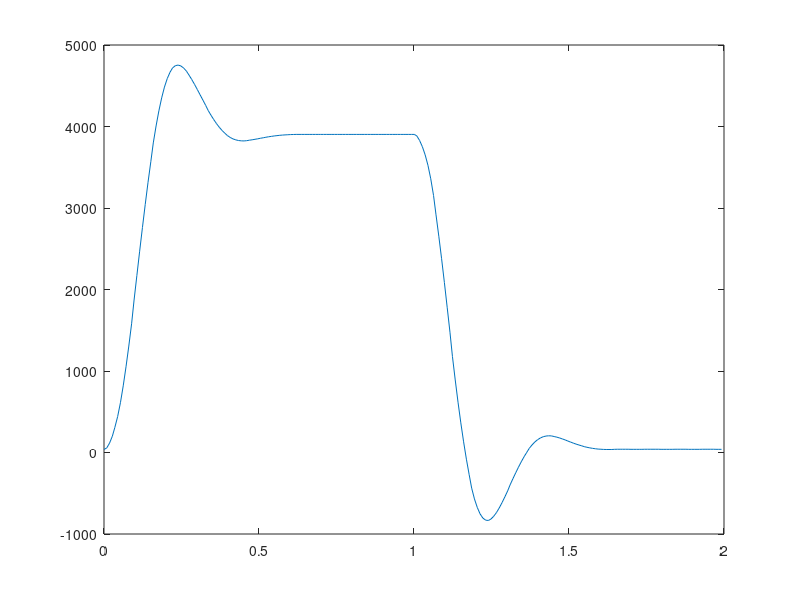

MATLAB code for this plot:
% Sample   Time     Commanded Pos   Encoder 1 Pos   Encoder 2 Pos   Control Effort

data =[    0    0.000            4000              37               9         -0.0714;
     1    0.009            4000              57               9          4.8840;
     2    0.018            4000             116              13          4.8840;
     3    0.027            4000             201              29          4.8840;
     4    0.035            4000             308              57          4.8840;
     5    0.044            4000             441              95          4.8840;
     6    0.053            4000             611             139          4.8602;
     7    0.062            4000             818             188          4.0574;
     8    0.071            4000            1052             246          3.3162;
     9    0.080            4000            1306             313          2.6306;
    10    0.089            4000            1579             385          1.8748;
    11    0.097            4000            1871             461          1.1142;
    12    0.106            4000            2171             538          0.4292;
    13    0.115            4000            2470             617         -0.1410;
    14    0.124            4000            2761             695         -0.6349;
    15    0.133            4000            3044             771         -1.0971;
    16    0.142            4000            3315             842         -1.5073;
    17    0.151            4000            3568             907         -1.8303;
    18    0.159            4000            3799             966         -2.0440;
    19    0.168            4000            4007            1021         -2.2082;
    20    0.177            4000            4192            1069         -2.3278;
    21    0.186            4000            4351            1109         -2.3712;
    22    0.195            4000            4484            1143         -2.3498;
    23    0.204            4000            4588            1169         -2.2637;
    24    0.213            4000            4666            1188         -2.1313;
    25    0.221            4000            4718            1200         -1.9597;
    26    0.230            4000            4746            1207         -1.7668;
    27    0.239            4000            4754            1209         -1.5653;
    28    0.248            4000            4743            1208         -1.3425;
    29    0.257            4000            4717            1200         -1.1282;
    30    0.266            4000            4679            1190         -0.9469;
    31    0.274            4000            4632            1177         -0.7527;
    32    0.283            4000            4577            1162         -0.5598;
    33    0.292            4000            4517            1146         -0.3871;
    34    0.301            4000            4454            1129         -0.2228;
    35    0.310            4000            4389            1112         -0.0794;
    36    0.319            4000            4324            1095          0.0519;
    37    0.328            4000            4259            1079          0.1673;
    38    0.336            4000            4197            1063          0.2650;
    39    0.345            4000            4139            1048          0.3431;
    40    0.354            4000            4085            1034          0.4060;
    41    0.363            4000            4035            1021          0.4548;
    42    0.372            4000            3990            1010          0.4908;
    43    0.381            4000            3951            1000          0.5104;
    44    0.390            4000            3917             991          0.5171;
    45    0.398            4000            3889             984          0.5177;
    46    0.407            4000            3866             978          0.5061;
    47    0.416            4000            3848             974          0.4884;
    48    0.425            4000            3836             971          0.4536;
    49    0.434            4000            3828             969          0.4237;
    50    0.443            4000            3824             968          0.3864;
    51    0.452            4000            3823             967          0.3608;
    52    0.460            4000            3826             967          0.3095;
    53    0.469            4000            3832             967          0.2686;
    54    0.478            4000            3837             969          0.2589;
    55    0.487            4000            3843             971          0.2521;
    56    0.496            4000            3849             972          0.2277;
    57    0.505            4000            3856             974          0.2076;
    58    0.514            4000            3862             975          0.2045;
    59    0.522            4000            3868             977          0.1990;
    60    0.531            4000            3874             978          0.1862;
    61    0.540            4000            3879             980          0.1734;
    62    0.549            4000            3884             981          0.1783;
    63    0.558            4000            3888             982          0.1740;
    64    0.567            4000            3892             983          0.1703;
    65    0.576            4000            3895             984          0.1691;
    66    0.584            4000            3897             984          0.1740;
    67    0.593            4000            3899             985          0.1770;
    68    0.602            4000            3901             985          0.1777;
    69    0.611            4000            3902             986          0.1752;
    70    0.620            4000            3903             986          0.1819;
    71    0.629            4000            3903             986          0.1850;
    72    0.638            4000            3903             986          0.1893;
    73    0.646            4000            3903             986          0.1893;
    74    0.655            4000            3903             986          0.1893;
    75    0.664            4000            3903             986          0.1893;
    76    0.673            4000            3903             986          0.1893;
    77    0.682            4000            3903             986          0.1893;
    78    0.691            4000            3903             986          0.1893;
    79    0.699            4000            3903             986          0.1893;
    80    0.708            4000            3903             986          0.1893;
    81    0.717            4000            3903             986          0.1893;
    82    0.726            4000            3903             986          0.1893;
    83    0.735            4000            3903             986          0.1893;
    84    0.744            4000            3903             986          0.1893;
    85    0.753            4000            3903             986          0.1893;
    86    0.761            4000            3903             986          0.1893;
    87    0.770            4000            3903             986          0.1893;
    88    0.779            4000            3903             986          0.1893;
    89    0.788            4000            3903             986          0.1893;
    90    0.797            4000            3903             986          0.1893;
    91    0.806            4000            3903             986          0.1893;
    92    0.815            4000            3903             986          0.1893;
    93    0.823            4000            3903             986          0.1893;
    94    0.832            4000            3903             986          0.1893;
    95    0.841            4000            3903             986          0.1893;
    96    0.850            4000            3903             986          0.1893;
    97    0.859            4000            3903             986          0.1893;
    98    0.868            4000            3903             986          0.1893;
    99    0.877            4000            3903             986          0.1893;
   100    0.885            4000            3903             986          0.1893;
   101    0.894            4000            3903             986          0.1893;
   102    0.903            4000            3903             986          0.1893;
   103    0.912            4000            3903             986          0.1893;
   104    0.921            4000            3903             986          0.1893;
   105    0.930            4000            3903             986          0.1893;
   106    0.939            4000            3903             986          0.1893;
   107    0.947            4000            3903             986          0.1893;
   108    0.956            4000            3903             986          0.1893;
   109    0.965            4000            3903             986          0.1893;
   110    0.974            4000            3903             986          0.1893;
   111    0.983            4000            3903             986          0.1893;
   112    0.992            4000            3903             986          0.1893;
   113    1.001            4000            3903             986          0.1893;
   114    1.009               0            3885             986         -4.8840;
   115    1.018               0            3829             983         -4.8840;
   116    1.027               0            3752             968         -4.8840;
   117    1.036               0            3652             942         -4.8840;
   118    1.045               0            3524             906         -4.8840;
   119    1.054               0            3359             863         -4.8443;
   120    1.063               0            3154             815         -4.0287;
   121    1.071               0            2916             757         -3.2161;
   122    1.080               0            2654             690         -2.4658;
   123    1.089               0            2378             616         -1.7637;
   124    1.098               0            2086             537         -1.0281;
   125    1.107               0            1782             459         -0.2998;
   126    1.116               0            1476             380          0.3193;
   127    1.124               0            1178             301          0.8333;
   128    1.133               0             890             225          1.2821;
   129    1.142               0             617             152          1.6679;
   130    1.151               0             364              84          1.9536;
   131    1.160               0             131              23          2.1917;
   132    1.169               0             -82             -31          2.4090;
   133    1.178               0            -273             -78          2.5476;
   134    1.186               0            -437            -118          2.5891;
   135    1.195               0            -570            -153          2.5232;
   136    1.204               0            -673            -181          2.4200;
   137    1.213               0            -752            -201          2.3071;
   138    1.222               0            -804            -213          2.1398;
   139    1.231               0            -830            -219          1.9084;
   140    1.240               0            -834            -220          1.6648;
   141    1.248               0            -817            -217          1.4078;
   142    1.257               0            -783            -207          1.1911;
   143    1.266               0            -737            -195          0.9664;
   144    1.275               0            -680            -179          0.7381;
   145    1.284               0            -615            -162          0.5256;
   146    1.293               0            -545            -143          0.3315;
   147    1.302               0            -472            -124          0.1563;
   148    1.310               0            -397            -104         -0.0085;
   149    1.319               0            -322             -84         -0.1520;
   150    1.328               0            -250             -66         -0.2772;
   151    1.337               0            -180             -47         -0.3810;
   152    1.346               0            -114             -30         -0.4725;
   153    1.355               0             -52             -15         -0.5440;
   154    1.364               0               3              -1         -0.5922;
   155    1.372               0              52              12         -0.6190;
   156    1.381               0              94              23         -0.6313;
   157    1.390               0             130              32         -0.6313;
   158    1.399               0             158              39         -0.6074;
   159    1.408               0             179              44         -0.5812;
   160    1.417               0             194              48         -0.5360;
   161    1.426               0             202              50         -0.4835;
   162    1.434               0             205              51         -0.4280;
   163    1.443               0             204              51         -0.4011;
   164    1.452               0             196              51         -0.3120;
   165    1.461               0             188              48         -0.2814;
   166    1.470               0             178              45         -0.2466;
   167    1.479               0             166              42         -0.2039;
   168    1.488               0             154              39         -0.1679;
   169    1.496               0             141              36         -0.1435;
   170    1.505               0             128              32         -0.1172;
   171    1.514               0             115              29         -0.0910;
   172    1.523               0             103              26         -0.0739;
   173    1.532               0              92              23         -0.0641;
   174    1.541               0              82              21         -0.0519;
   175    1.549               0              72              18         -0.0391;
   176    1.558               0              64              16         -0.0360;
   177    1.567               0              57              14         -0.0354;
   178    1.576               0              51              13         -0.0354;
   179    1.585               0              46              12         -0.0348;
   180    1.594               0              42              11         -0.0385;
   181    1.603               0              40              10         -0.0470;
   182    1.611               0              38               9         -0.0617;
   183    1.620               0              37               9         -0.0611;
   184    1.629               0              37               9         -0.0726;
   185    1.638               0              37               9         -0.0726;
   186    1.647               0              39               9         -0.1087;
   187    1.656               0              40               9         -0.0983;
   188    1.665               0              40               9         -0.0788;
   189    1.673               0              40               9         -0.0788;
   190    1.682               0              40               9         -0.0788;
   191    1.691               0              40               9         -0.0788;
   192    1.700               0              39               9         -0.0788;
   193    1.709               0              39               9         -0.0757;
   194    1.718               0              39               9         -0.0757;
   195    1.727               0              39               9         -0.0757;
   196    1.735               0              39               9         -0.0757;
   197    1.744               0              40               9         -0.0995;
   198    1.753               0              40               9         -0.0775;
   199    1.762               0              40               9         -0.0775;
   200    1.771               0              40               9         -0.0775;
   201    1.780               0              40               9         -0.0775;
   202    1.789               0              40               9         -0.0775;
   203    1.797               0              39               9         -0.0757;
   204    1.806               0              39               9         -0.0757;
   205    1.815               0              39               9         -0.0757;
   206    1.824               0              39               9         -0.0757;
   207    1.833               0              39               9         -0.0757;
   208    1.842               0              40               9         -0.0775;
   209    1.851               0              40               9         -0.0775;
   210    1.859               0              40               9         -0.0775;
   211    1.868               0              40               9         -0.0775;
   212    1.877               0              40               9         -0.0775;
   213    1.886               0              39               9         -0.0775;
   214    1.895               0              39               9         -0.0757;
   215    1.904               0              39               9         -0.0757;
   216    1.913               0              39               9         -0.0757;
   217    1.921               0              39               9         -0.0757;
   218    1.930               0              40               9         -0.0775;
   219    1.939               0              40               9         -0.0775;
   220    1.948               0              40               9         -0.0775;
   221    1.957               0              40               9         -0.0775;
   222    1.966               0              40               9         -0.0775;
   223    1.974               0              39               9         -0.0537;
   224    1.983               0              39               9         -0.0757;
   225    1.992               0              39               9         -0.0757];

time = data(:,2); %read Time
y=data(:,4); %set Encode1 Pos as y
u=data(:,6); % Control Effort as input
plot(time, y); %Plot data
